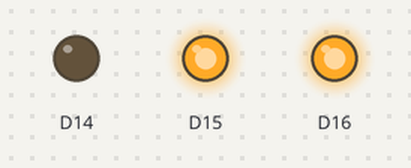
A program run on a simulated Arduino Nano ESP32. Shown: output pins drawn as LEDs (lit = HIGH). WiFi joins after 1.5 s; servers stay silent unless stated; uploads are accepted with an empty reply; what the program prints to the serial monitor is not drawn.

Above: at 5.7 s.
At 6.85 s:
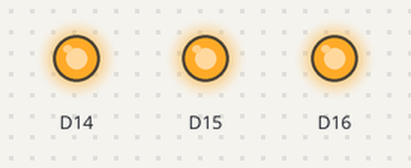
Timing chart, 0 to 8.4 s (numbered marks = the images above):
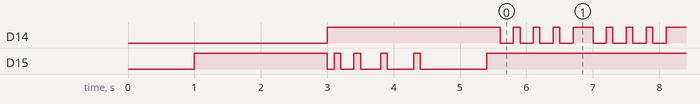

Measured:
- by itself, D14: repeats every 1.4 s: 3 × (HIGH 0.10 s, LOW 0.20 s), HIGH 0.30 s, LOW 0.20 s
- by itself, everything shown: repeats every 1.4 s, in 8 steps

The program:

main.cpp
```cpp
#include <Arduino.h>
#include <Arduino_JSON.h>
#include <HTTPClient.h>
#include <WiFi.h>

#include "WiFiCredentials.h"

/* ============================= SECTION: FUNCTION PROTOTYPES ============================= */
void connectWifi();

/* ================================== CONTROLLER SETUP ================================== */
void setup() {
  Serial.begin(115200);
  pinMode(LED_BLUE, OUTPUT);  // GPIO  0: Blue sub-LED;  LOW = on, HIGH = off
  pinMode(LED_GREEN, OUTPUT); // GPIO 45: Green sub-LED; LOW = on, HIGH = off
  pinMode(LED_RED, OUTPUT);   // GPIO 46: Red sub-LED;   LOW = on, HIGH = off

  delay(1000);
  connectWifi();
}

/* ================================== CONTROLLER LOOP =================================== */
void loop() {
  bool success = false;

  if (WiFi.status() == WL_CONNECTED) {
    HTTPClient http;
    http.begin("https://rest-testnet.onflow.org/v1/blocks?height=final");
    int httpResponseCode = http.GET();

    if (httpResponseCode > 0) {
      String payload = http.getString();

      JSONVar myObject = JSON.parse(payload);

      // CASE A: JSON.typeof(myObject) yields "undefined", then parsing failed,
      //         then blink red LED quickly four times
      if (JSON.typeof(myObject) == "undefined") {
        Serial.println("Parsing input failed!");
        success = false;
        digitalWrite(LED_BLUE, HIGH); // off
        for (int i = 0; i < 4; i++) { // blink red LED quickly four times
          digitalWrite(LED_RED, LOW); // on
          delay(200);
          digitalWrite(LED_RED, HIGH); // off
          delay(100);
        }
        return;
      }

      // CASE B: parsed JSON successfully
      success = true;
      digitalWrite(LED_BLUE, LOW); // on
      JSONVar value = myObject[0]["header"]["height"];

      Serial.print("block: ");
      Serial.println(value);
    } else {
      Serial.print("Error code: ");
      Serial.println(httpResponseCode);
      digitalWrite(LED_BLUE, HIGH); // off
      success = false;
    }
    http.end(); // Free resources

    if (success) {
      digitalWrite(LED_BLUE, LOW); // on
    } else {
      digitalWrite(LED_BLUE, HIGH); // off
    }
  } else {
    Serial.println("WiFi Disconnected");
    connectWifi();
  }
}

/* ============================== BUSINESS LOGIC FUNCTIONS ============================== */

// FUNCTION connectWifi(): connects Wifi:
//  * while connecting Wifi, Led will be on red
//  * when this function returns, all LED's are off
void connectWifi() {
  if (WiFi.status() == WL_CONNECTED) {
    digitalWrite(LED_RED, HIGH);   // on
    digitalWrite(LED_BLUE, HIGH);  // off
    digitalWrite(LED_GREEN, HIGH); // off
    return;
  }

  Serial.println("WiFi Disconnected; Connecting ...\n   ");
  digitalWrite(LED_RED, LOW);    // on
  digitalWrite(LED_BLUE, HIGH);  // off
  digitalWrite(LED_GREEN, HIGH); // off
  delay(500);

  WiFi.begin(WIFI_SSID, WIFI_PASS);
  while (WiFi.status() != WL_CONNECTED) {
    delay(750);
    Serial.print(".");
  }
  Serial.println("connected");
  digitalWrite(LED_RED, HIGH); // off

  for (int i = 1; i < 5; i++) {   // blink red LED quickly four times
    digitalWrite(LED_GREEN, LOW); // on
    delay(100 * i);
    digitalWrite(LED_GREEN, HIGH); // off
    delay(100);
  }
  digitalWrite(LED_GREEN, LOW); // on
  delay(1000);
  digitalWrite(LED_GREEN, HIGH); // off
}
```

WiFiCredentials.h
```cpp
#define WIFI_SSID "..."
#define WIFI_PASS "..."
```
